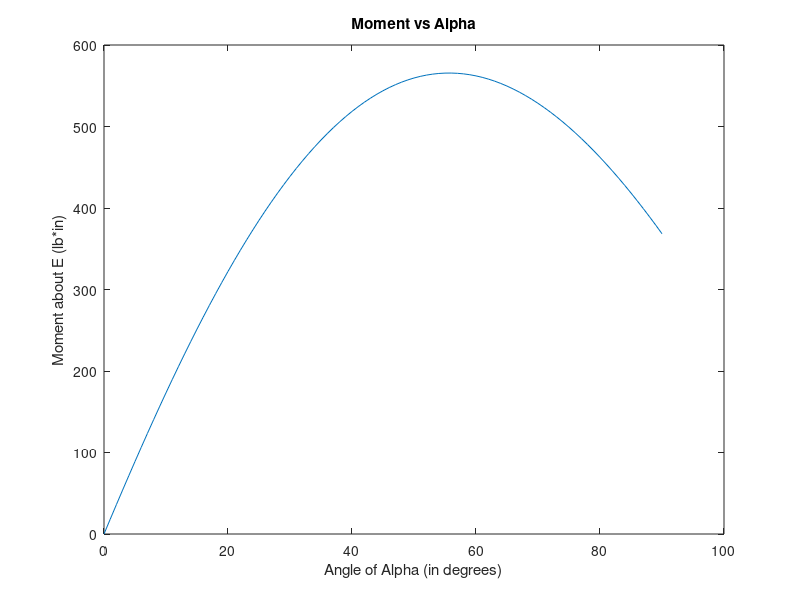

This chart was generated by the following MATLAB code:
% Project 2 Problem 1

% Initialize variables
k = 10;
magBE = 17;
magEA = sqrt(106);
magBA = 0;
Fs = k*magBA;
a = 0:90;
magMom = zeros(1, length(a));

% Relative to unstretched
lowHalfAngle = 90-asind(5/sqrt(106));
initBA = sqrt(magBE^2 + magEA^2 - 2*magBE*magEA*cosd(lowHalfAngle));
Finit = k * sqrt(magBE^2 + magEA^2 - 2*magBE*magEA*cosd(lowHalfAngle));

for ii = 1:91
    % Find length of BA
    magBA = sqrt(magBE^2 + magEA^2 - 2*magBE*magEA*cosd(a(ii) + lowHalfAngle));
    Fs = k*magBA - Finit;
    % Calculate top angle in deg
    topAngle = acosd((magEA^2 - magBE^2 - magBA^2)/(-2*magBE*magBA));
    % Moment
    magMom(ii) = magBE*Fs*sind(topAngle);
end

figure;
plot(a, magMom);
title('Moment vs Alpha')
xlabel('Angle of Alpha (in degrees)')
ylabel('Moment about E (lb*in)')